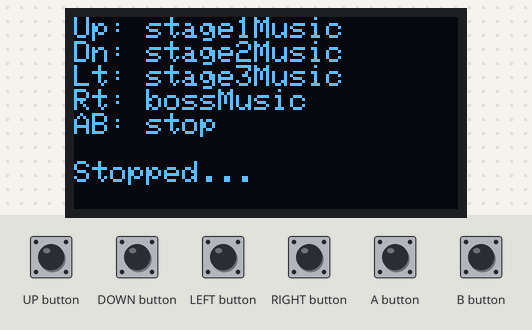
Simulated run of this sketch. Board: Arduboy, built with avr-gcc and run on an emulated ATmega32U4. On the bench: 128×64 one-colour display. Inputs (shaded band) come from the test bench.

Above: at 1.2 s.
1.3 s: UP button pressed for 0.15 s
At 1.8 s:
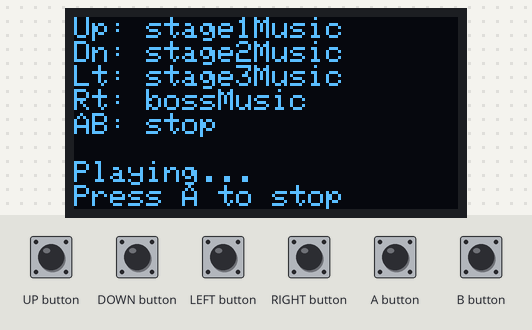
2.9 s: A button pressed for 0.15 s
At 3.9 s:
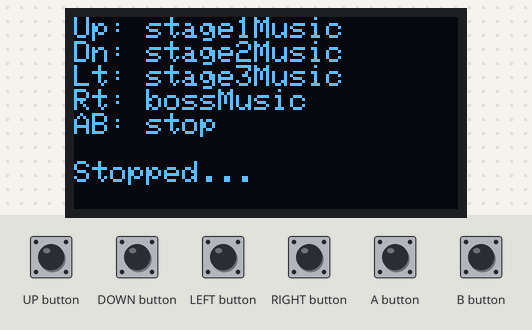
4.5 s: UP button pressed for 1 s
At 5.4 s:
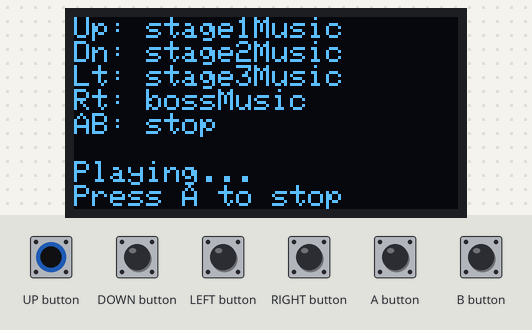
7.0 s: A button pressed for 1 s
At 8.0 s:
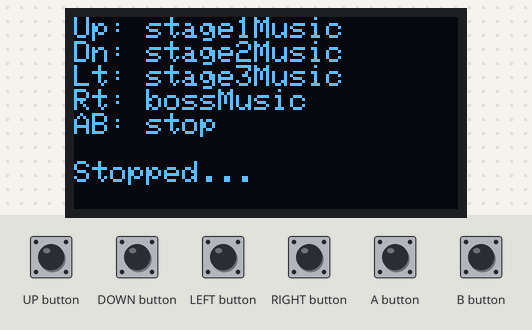
Timing chart, 0 to 10.0 s (numbered marks = the images above; inputs shaded):
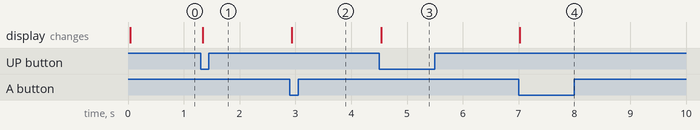

Measured:
- after the input at 1.3 s, the display: changes at once (image 1)
- after the input at 2.9 s, the display: changes at once (image 2)
- after the input at 4.5 s, the display: changes at once (image 3)
- after the input at 7.0 s, the display: changes at once (image 4)

The sketch:

audio_module.ino
```cpp
#include "Arduboy.h"
Arduboy arduboy;

#include "MusicPlayer.h"


void setup()
{
  arduboy.begin();
  arduboy.setTextSize(1);
  arduboy.setCursor(0,0);
  arduboy.print(" ");
  arduboy.display();
}


int x = 0,
    y = 0,
    playing = 0,
    currentTrack;


void loop ()
{
  // pause render until it's time for the next frame
  if (!(arduboy.nextFrame())) {
    return;
  }

  if (arduboy.pressed(UP_BUTTON) && playing == 0) {
    currentTrack = 1;
    playing = 1;
  }
  else if (arduboy.pressed(DOWN_BUTTON) && playing == 0) {
    currentTrack = 2;
    playing = 1;
  }
  else if (arduboy.pressed(LEFT_BUTTON) && playing == 0) {
    currentTrack = 3;
    playing = 1;
  }
  else if (arduboy.pressed(RIGHT_BUTTON) && playing == 0) {
    currentTrack = 4;
    playing = 1;
  }

  // Gotta keep calling this so that the audio loops. Else, it will end when the song is over.
  if (playing == 1) {
    playMusic(currentTrack);
  }

  if (arduboy.pressed(A_BUTTON)|| arduboy.pressed(B_BUTTON)) {
    playing = 0;
    stopMusic();
  }

  arduboy.clear();
  arduboy.setCursor(x,y);

  arduboy.print("Up: stage1Music\nDn: stage2Music\nLt: stage3Music\nRt: bossMusic\nAB: stop\n");

  if (playing == 0) {
    arduboy.print("\nStopped...");
    stopMusic();
  }
  else if (playing == 1) {
    arduboy.print("\nPlaying...\nPress A to stop");
  }


  arduboy.display();

}
```

MusicPlayer.cpp
```cpp
#include "Arduboy.h"
#include "MusicPlayer.h"
#include "Music.h"

int currentSong;


void stopMusic() {
    Arduboy ab;

    if (ab.tunes.playing()) {
        ab.tunes.stopScore();
    }
}

void playMusic(int song) {
    Arduboy ab;

   if (!ab.tunes.playing()) {

      if (song == 1 && currentSong != song) {
        stopMusic();
        ab.tunes.playScore(stage1Music);
      }
      else if (song == 2 && currentSong != song) {
        stopMusic();
        ab.tunes.playScore(stage2Music);
      }

      else if (song == 3 && currentSong != song) {
        stopMusic();
        ab.tunes.playScore(stage3Music);
      }
      else if (song == 4 && currentSong != song) {
        stopMusic();
        ab.tunes.playScore(bossMusic);
      }

    }

}


void playTone1() {
  Arduboy ab;
  ab.tunes.tone(987, 120);
  delay(120);
  ab.tunes.tone(1318, 400);
}

void playTone2() {
  Arduboy ab;

  ab.tunes.tone(1318, 120);
  delay(120);
  ab.tunes.tone(987, 400);

}


void playTone3() {
  Arduboy ab;
  ab.tunes.tone(1500, 120);
}

void playTone4() {
  Arduboy ab;
  ab.tunes.tone(900, 120);
}

void playTone5() {
  Arduboy ab;
  ab.tunes.tone(987, 120);
}
```

MusicPlayer.h
```cpp
#ifndef MUSICPLAYER_H
#define MUSICPLAYER_H

#include <stddef.h>
#include <inttypes.h>
#include <Arduino.h>
#include <avr/pgmspace.h>

extern void playMusic(int song);
extern void stopMusic();

extern void playTone1();
extern void playTone2();
extern void playTone3();
extern void playTone4();
extern void playTone5();


#endif
```

Source omitted: Music.h (data table, 23674 bytes)
